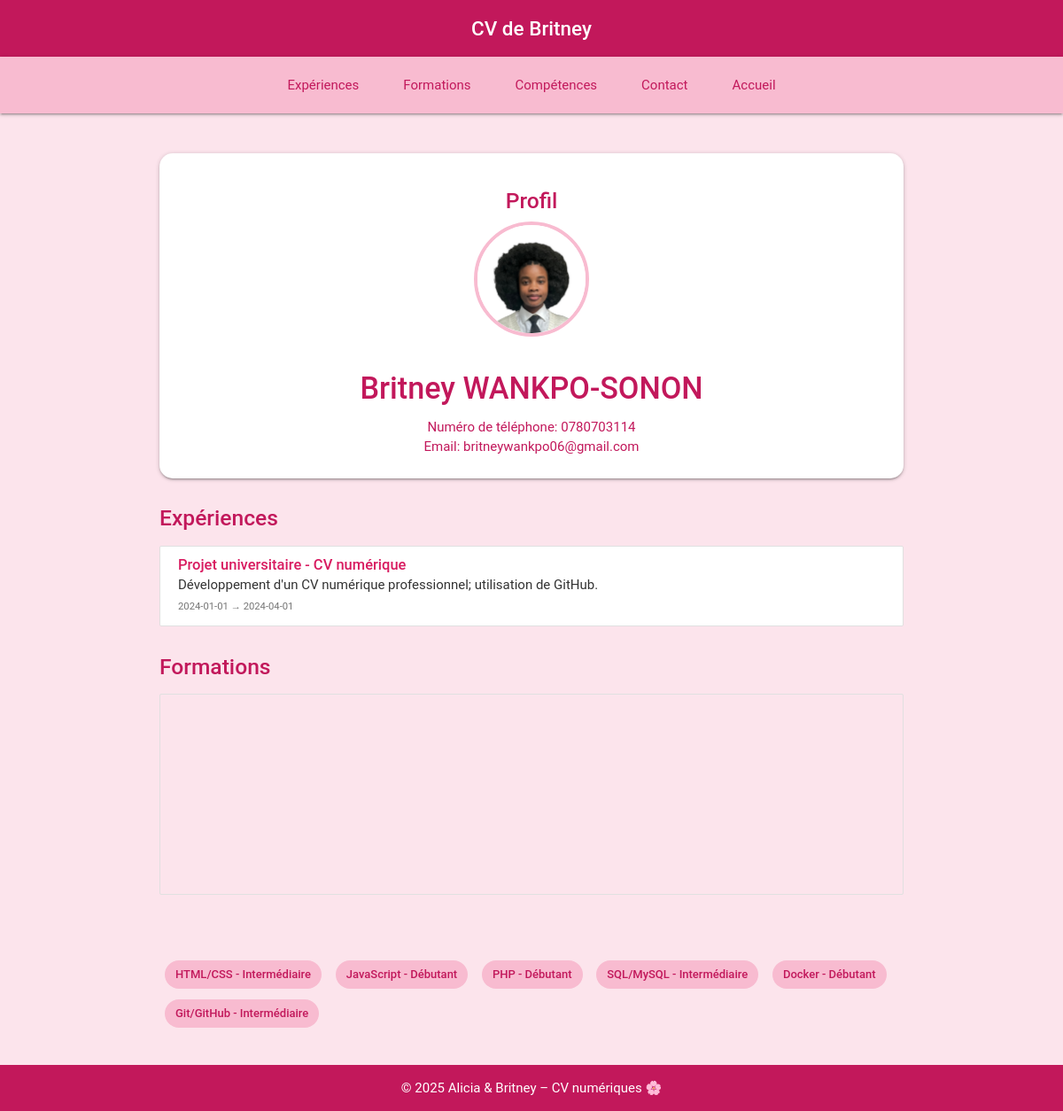
Screenshot of /view.php?id=2 with the database file from the repository.
### tables this page shows
CREATE TABLE IF NOT EXISTS users
(
    id INT AUTO_INCREMENT PRIMARY KEY,
    lastname VARCHAR(100),
    firstname VARCHAR(100),
    email VARCHAR(255),
    phone VARCHAR(20),
    picture VARCHAR(100)
);

CREATE TABLE IF NOT EXISTS experiences
(
    id INT AUTO_INCREMENT PRIMARY KEY,
    user_id INT NOT NULL,
    name VARCHAR(200),
    description VARCHAR(1000),
    startdate DATE,
    enddate DATE,
    FOREIGN KEY (user_id) REFERENCES users(id)
);

CREATE TABLE IF NOT EXISTS skills
(
    id INT AUTO_INCREMENT PRIMARY KEY,
    user_id INT NOT NULL,
    name VARCHAR(200),
    level VARCHAR(100),
    FOREIGN KEY (user_id) REFERENCES users(id)
);

### src/view.php (the view, shortened to what this page needs)
<?php
require_once 'db_connect.php';
$user_id = $_GET['id'] ?? null;
$stmt = $pdo->prepare("SELECT * FROM users WHERE id = ?");
$stmt->execute([$user_id]);
$user = $stmt->fetch(PDO::FETCH_ASSOC);
$stmt_exp = $pdo->prepare("SELECT * FROM experiences WHERE user_id = ?");
$stmt_exp->execute([$user_id]);
$experiences = $stmt_exp->fetchAll(PDO::FETCH_ASSOC);
$stmt_edu = $pdo->prepare("SELECT * FROM educations WHERE user_id = ?");
$stmt_edu->execute([$user_id]);
$educations = $stmt_edu->fetchAll(PDO::FETCH_ASSOC);
$stmt_skills = $pdo->prepare("SELECT * FROM skills WHERE user_id = ?");
$stmt_skills->execute([$user_id]);
$skills = $stmt_skills->fetchAll(PDO::FETCH_ASSOC);
?>
<!DOCTYPE html>
<html lang="fr">
<head>
  <link href="https://cdnjs.cloudflare.com/ajax/libs/materialize/1.0.0/css/materialize.min.css" rel="stylesheet">
  <link rel="stylesheet" href="assets/css/style.css?v=<?php echo time(); ?>">
</head>
<body class="pink lighten-5">
  <nav class="pink darken-2 center-align">
    <div class="nav-wrapper">
      <a href="index.php" class="brand-title white-text">CV de <?= htmlspecialchars($user['firstname']) ?></a>
    </div>
  </nav>
  <nav class="pink lighten-4">
    <div class="nav-wrapper center-align">
      <ul class="hide-on-med-and-down" style="display:flex; justify-content:center; gap:20px;">
        <li><a href="#exp" class="pink-text text-darken-2">Expériences</a></li>
        <li><a href="#edu" class="pink-text text-darken-2">Formations</a></li>
        <li><a href="#skills" class="pink-text text-darken-2">Compétences</a></li>
        <li><a href="#contact" class="pink-text text-darken-2">Contact</a></li>
        <li><a href="index.php" class="pink-text text-darken-2">Accueil</a></li>
      </ul>
    </div>
  </nav>
  <main class="container section">
    <div class="card hoverable center">
      <div class="card-content">
        <h5 id="exp" class="pink-text text-darken-2">Profil</h5>
        <img src="../assets/img/<?= htmlspecialchars($user['picture']) ?>" alt="<?= htmlspecialchars($user['firstname']) ?>" class="circle responsive-img" style="width:130px;height:130px;object-fit:cover;">
        <h4 class="pink-text text-darken-2"><?= htmlspecialchars($user['firstname']) ?> <?= htmlspecialchars($user['lastname']) ?></h4>
        <p class="pink-text text-darken-2">Numéro de téléphone: <?= htmlspecialchars($user['phone']) ?></p>
        <p class="pink-text text-darken-2">Email: <a href="mailto:<?= htmlspecialchars($user['email']) ?>" class="pink-text text-darken-2">
          <?= htmlspecialchars($user['email']) ?>
        </a></p>
      </div>
    </div>
    <h5 id="exp" class="pink-text text-darken-2">Expériences</h5>
    <?php if (count($experiences) > 0): ?>
    <ul class="collection">
      <?php foreach ($experiences as $exp): ?>
        <li class="collection-item">
          <strong><?= htmlspecialchars($exp['name']) ?></strong><br>
          <span><?= htmlspecialchars($exp['description']) ?></span><br>
          <small><?= htmlspecialchars($exp['startdate']) ?> → <?= htmlspecialchars($exp['enddate']) ?></small>
        </li>
      <?php endforeach; ?>
    </ul>
    <?php else: ?>
      <p class="grey-text">Aucune expérience enregistrée.</p>
    <?php endif; ?>
    <h5 id="edu" class="pink-text text-darken-2">Formations</h5>
    <?php if (count($educations) > 0): ?>
    <ul class="collection">
    </ul>
    <?php else: ?>
      <p class="grey-text">Aucune formation enregistrée.</p>
    <?php endif; ?>
    <?php if (count($skills) > 0): ?>
    <div class="row">
      <?php foreach ($skills as $skill): ?>
        <div class="chip pink lighten-4 pink-text text-darken-2">
          <?= htmlspecialchars($skill['name']) ?> - <?= htmlspecialchars($skill['level']) ?>
        </div>
      <?php endforeach; ?>
    </div>
    <?php else: ?>
      <p class="grey-text">Aucune compétence enregistrée.</p>
    <?php endif; ?>
  </main>
  <footer class="page-footer pink darken-2">
    <div class="container center white-text">
      © 2025 Alicia & Britney – CV numériques 🌸
    </div>
  </footer>
</body>
</html>

### src/assets/css/style.css (style rules this page uses)
html, body { height: 100%; margin: 0; font-family: 'Roboto', sans-serif; background-color: #fce4ec; color: #333; display: flex; flex-direction: column; }
main { flex: 1; padding-bottom: 40px; }
h4, h5, h6 { font-weight: 500; }
a { text-decoration: none; }
nav, .page-footer { margin: 0; }
.nav-wrapper { text-align: center; display: flex; justify-content: center; align-items: center; }
.brand-title { font-size: 1.5rem; font-weight: 500; }
.page-footer { padding: 15px 0; }
.card-content img { margin-bottom: 10px; border: 4px solid #f8bbd0; }
.collection-item strong { font-size: 1.1rem; color: #d81b60; }
.collection-item small { color: #757575; }
.chip { margin: 6px; font-weight: 500; }
html { scroll-behavior: smooth; }
nav.pink.lighten-4 { position: sticky; top: 0; z-index: 10; }
.hidden { opacity: 0; transform: translateY(30px); transition: opacity 0.6s ease, transform 0.6s ease; }
.visible { opacity: 1; transform: translateY(0); }

### src/view.php (style rules this page uses)
html, body { height: 100%; margin: 0; display: flex; flex-direction: column; }
main { flex: 1; display: flex; flex-direction: column; }

### rows the page displays
users: firstname "Britney", picture (picture), lastname "WANKPO-SONON", phone "0780703114", email "britneywankpo06@gmail.com"
experiences: name "Projet universitaire - CV numérique", description "Développement d'un CV numérique professionnel; utilisation de GitHub.", startdate "2024-01-01", enddate "2024-04-01"
skills: name "HTML/CSS", level "Intermédiaire"
skills: name "JavaScript", level "Débutant"
skills: name "PHP", level "Débutant"
skills: name "SQL/MySQL", level "Intermédiaire"
skills: name "Docker", level "Débutant"
skills: name "Git/GitHub", level "Intermédiaire"
